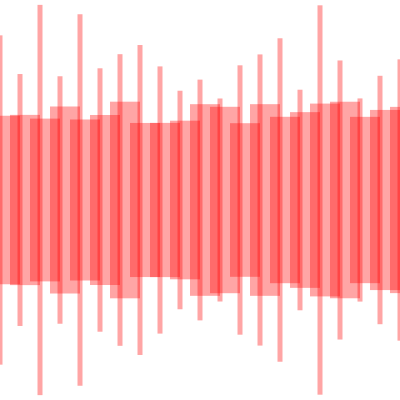
Frame 1 (no input)
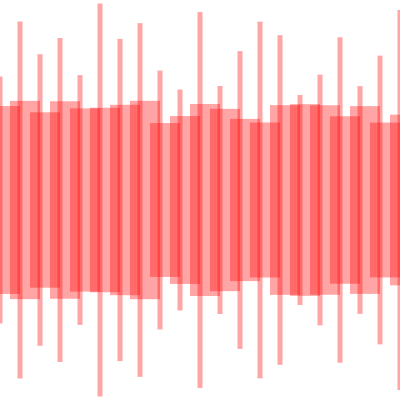
Frame 60 (the mouse pressed at the canvas centre just before this capture)
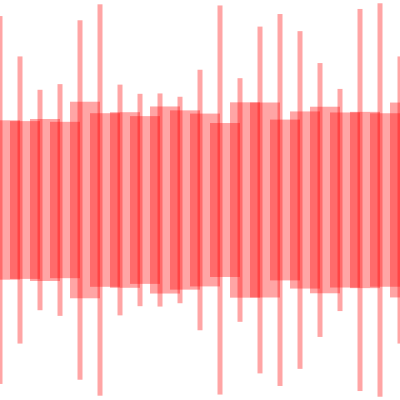
Frame 120 (the mouse held since frame 60 and released just before this capture)

The Processing sketch that drew these frames (run headless with seeded random() and noise(); from frame 60 on, the mouse is pressed at the canvas centre):

// Processing sketch: processing_59642
// ── processing_59642.pde

/*
Homework2: Loops and Functions SK
April 22, 2012 */

void setup() {
  size(400, 400);
  smooth();
  frameRate(10); 
}

void draw() {
  //verticalLines_equalLength();
   //verticalLines_varyingLength();
  //rowRectangles_equalSize();
  rowRectangles_randomHeight();
}

void verticalLines_equalLength() {
  background(0); // draw a white background
  stroke(255);
  // draw a series of vertical lines in the center of the display window
  for (int i = 0; i < 60; i++) {
    int x = 10 + ( i * 20 );
    line(x, 1, x, height - 1);
  }
}

void verticalLines_varyingLength() {
  background(0); // draw a white background
  stroke(255);
   fill(0, 0, 255);
  // draw a series of vertical lines in the center of the display window
  for (int i = 0; i < 60; i++) {
    int x = 10 + ( i * 20 );
    int y = 20 + ( i * 40 );
    line(x, 40, x, y);
  }
}

void rowRectangles_equalSize() {
  background(0); // draw a white background
  stroke(255);
   fill(0, 255, 0);
  
  rectMode(CENTER);
  for (int i = 0; i < 20; i++) {
    int x = 20 + ( i * 40 );
    int y = height / 6;
    rect(x, y, 30, 15);
  }
}


void rowRectangles_randomHeight() {
  background(255); // draw a white background
  noStroke();
  fill(255, 0, 0, 90);
  
  rectMode(CENTER);
  for (int i = 0; i < 60; i++) {
    int x = 0 + ( i * 20 );
    int y = height / 2;
    rect(x, y, 5, random(200, 400));
  } 
     rectMode(CENTER);
  for (int i = 0; i < 60; i++) {
    int x = 5 + ( i * 20 );
    int y = height / 2;
    rect(x, y, 30, random(150, 200));
  }
}
